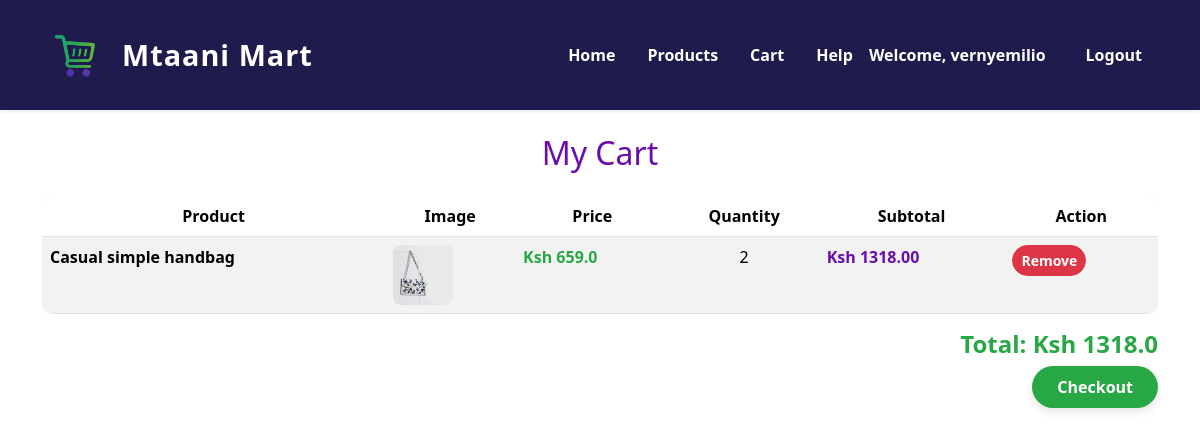
Page /cart/ (signed in) on the committed database.
### ProductApp/models.py (models this page shows, shortened)
class CartItem(models.Model):
    user = models.ForeignKey(User, on_delete=models.CASCADE)   # 👈 now properly inside the class
    product = models.ForeignKey(Product, on_delete=models.CASCADE)
    quantity = models.PositiveIntegerField(default=1)
    @property
    def subtotal(self):
        return self.product.price * self.quantity

class Product(models.Model):
    name = models.CharField(max_length=100)
    description = models.CharField(max_length=255)
    price = models.FloatField()
    stock = models.IntegerField(null=True, blank=True)
    image = models.ImageField(upload_to='product_images/', null=True, blank=True)
    owner = models.ForeignKey(User, on_delete=models.CASCADE, null=True, blank=True)
    created_at = models.DateField(auto_now_add=True)
    updated_at = models.DateField(auto_now=True)

### ProductApp/views.py (the view)
# urls.py: path("cart/", views.cart, name="cart"),
@login_required(login_url='login')
def cart(request):
    cart_items = CartItem.objects.filter(user=request.user)
    total = sum(item.product.price * item.quantity for item in cart_items)
    return render(request, 'ProductApp/cart.html', {"cart_items": cart_items, "total": total})

### ProductApp/templates/ProductApp/cart.html (shortened to what this page needs)
{% extends "main.html" %}
{% block content%}
<h2 class="text-center my-4" style="color:#6a0dad;">My Cart</h2>
<div class="container">
    {% if cart_items %}
    <table class="table table-striped" style="border-radius:10px; overflow:hidden;">
        <thead style="background-color:#eae8e8; color:#6a0dad; text-align:center;">
    <tr>
        <th>Product</th>
        <th>Image</th>
        <th>Price</th>
        <th>Quantity</th>
        <th>Subtotal</th>
        <th>Action</th>
    </tr>
</thead>
        <tbody>
            {% for item in cart_items %}
            <tr>
                <td style="font-weight:600;">{{ item.product.name }}</td>
                <td>
                    {% if item.product.image %}
                    <img src="{{ item.product.image.url }}" alt="{{ item.product.name }}"
                        style="width:60px; height:60px; object-fit:cover; border-radius:8px;">
                    {% endif %}
                </td>
                <td style="color:#28a745; font-weight:bold;">Ksh {{ item.product.price }}</td>
                <td style="text-align:center;">{{ item.quantity }}</td>
                <td style="color:#6a0dad; font-weight:bold;">
                    Ksh {{ item.subtotal|floatformat:2 }}
                </td>
                <td>
                    <a href="{% url 'remove_from_cart' item.id %}" class="btn btn-danger btn-sm"
                        style="border-radius:20px; font-weight:bold;">
                        Remove
                    </a>
                </td>
            </tr>
            {% endfor %}
        </tbody>
    </table>
    <h4 class="text-end" style="color:#28a745; font-weight:bold;">
        Total: Ksh {{ total }}
    </h4>
    <div class="text-end mt-3">
        <a href="{% url 'checkout' %}" class="text-decoration-none"
            style="background-color:#28a745; color:white; padding:10px 25px; border:none; border-radius:30px; font-weight:bold; box-shadow:0 4px 8px rgba(0,0,0,0.1);">Checkout</a>
    </div>
    {% else %}
    <p class="text-center">Your cart is empty.</p>
    {% endif %}
</div>
{% endblock %}

### templates/navbar.html (shortened to what this page needs)
{% load static %}
<nav class="navbar navbar-expand-lg shadow-sm" style="
    background-color:#201b4d;
    padding: 15px 30px;
">
  <div class="container-fluid">
    <a class="navbar-brand d-flex align-items-center" href="{% url 'home' %}">
      <img src="{% static 'ProductApp/images/logo-1.png' %}" alt="Mtaani Mart Logo"
           style="height:70px; width:auto; margin-right:10px;">
      <span style="font-size:1.8rem; font-weight:700; letter-spacing:1px; color:#fff;">
        Mtaani Mart
      </span>
    </a>
    <div class="collapse navbar-collapse" id="navbarNav">
      <ul class="navbar-nav ms-auto align-items-center">
        <li class="nav-item me-3">
          <a class="nav-link" href="{% url 'home' %}">Home</a>
        </li>
        <li class="nav-item me-3">
          <a class="nav-link" href="{% url 'product_list' %}">Products</a>
        </li>
        <li class="nav-item me-3">
          <a class="nav-link cart-link" href="{% url 'cart' %}">Cart</a>
        </li>
        <li class="nav-item">
          <a class="nav-link" href="{% url 'help' %}">Help</a>
        </li>
      </ul>
    </div>
    <ul class="navbar-nav align-items-center">
      {% if request.user.is_authenticated %}
        <li class="nav-item me-3">
          <span class="nav-link" style="color:#fff;">Welcome, {{ user.username }}</span>
        </li>
        <li class="nav-item">
          <a class="nav-link btn btn-light rounded-5 px-3 py-2" href="{% url 'logout' %}">
            Logout
          </a>
        </li>
      {% else %}
        <li class="nav-item">
          <a class="nav-link btn btn-light rounded-5 px-3 py-2" href="{% url 'login' %}">
            Login
          </a>
        </li>
      {% endif %}
    </ul>
  </div>
</nav>

### templates/navbar.html (style rules this page uses)
.navbar-nav .nav-link { color: #fff !important; font-weight: 600; text-decoration: none; transition: color 0.3s ease; }
.navbar-nav .nav-link.cart-link { color: #fff!important; font-weight: 700; }

### rows in the picture
CartItem: product.name "Casual simple handbag", product.image (picture), product.price "659.0", quantity "2", subtotal "1318.00"

### other values in the picture
{{ user.username }} "vernyemilio"
{{ total }} "1318.0"
